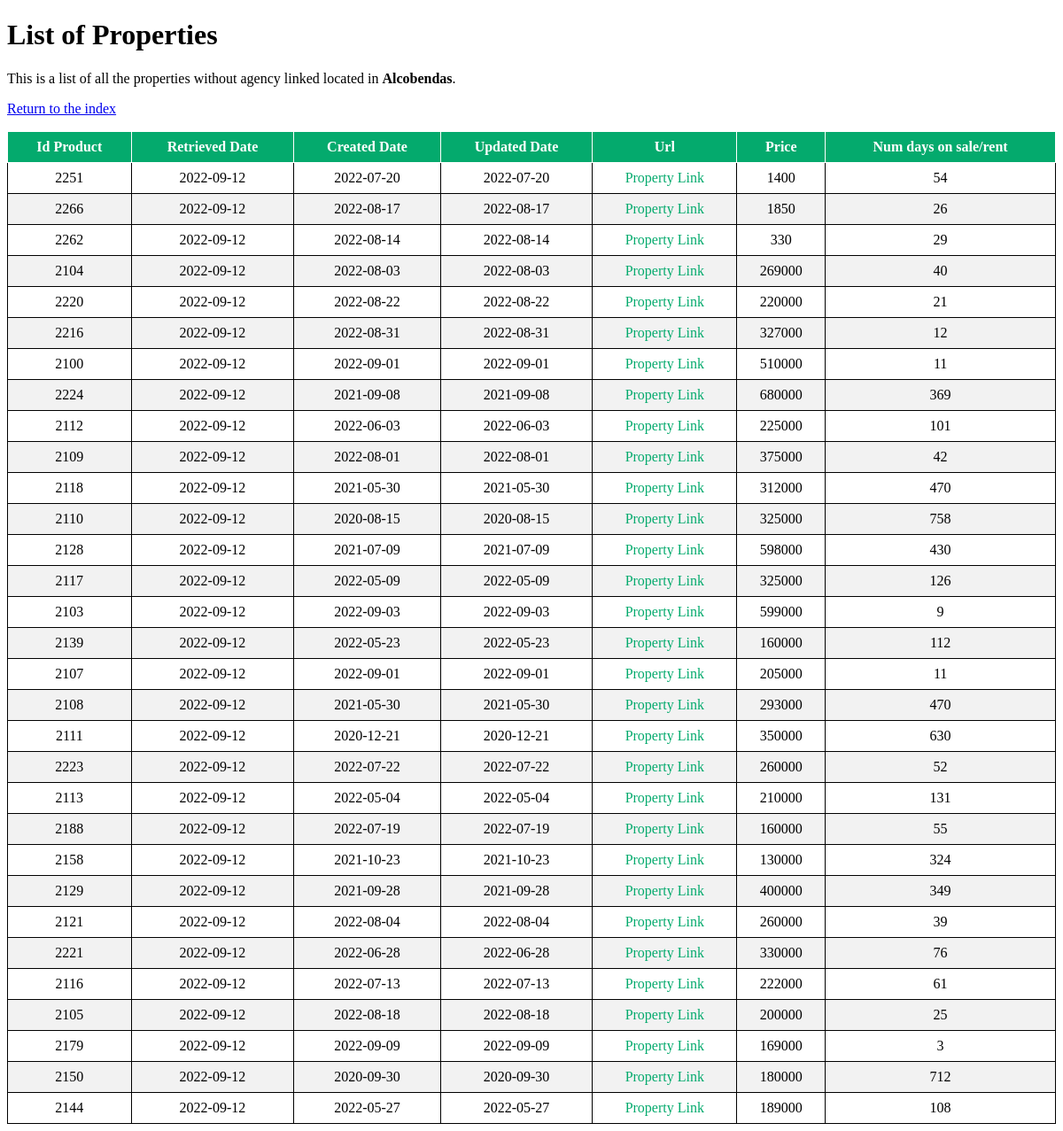
Page /property/Alcobendas on the committed database.
### flask-app/read_db.py (models this page shows)
class Property(db.Model):
    __tablename__ = 'properties'
    id_product = db.Column(db.Integer, primary_key=True)
    retrieved_date = db.Column(db.Date)
    created_date = db.Column(db.Date)
    url = db.Column(db.Text)
    mobile = db.Column(db.Integer)
    agency = db.Column(db.Text)
    real_estate_id = db.Column(db.Integer)
    price = db.Column(db.Integer)
    type_id = db.Column(db.Integer)
    trans_type_id = db.Column(db.Integer)
    location = db.Column(db.Text)
    num_days = db.Column(db.Integer)
    updated_date = db.Column(db.Date)

### flask-app/read_db.py (the view)
@app.route('/property/<location>', methods=['GET', 'POST'])
def property(location):
    properties = Property.query.filter_by(
        type_id=1, location=location).order_by(Property.url).distinct()
    return render_template('list.html', properties=properties, location=location)

### flask-app/templates/list.html (shortened to what this page needs)
<!DOCTYPE html>
<html lang="en">
<head>
    <link rel="stylesheet" type="text/css" href="{{ url_for('static', filename='styles/style.css') }}">
    <link rel="stylesheet" type="text/css" href="{{ url_for('static', filename='styles/tablesort.css') }}">
</head>
<body>
    <h1 class="pt-5 pb-2">List of Properties</h1>
    <p class="lead alert alert-warning">This is a list of all the properties without agency linked located in
        <strong>{{ location }}</strong>.
    </p>
    <p class="ml-4"><a href="{{ url_for('index') }}">Return to the index</a></p>
    <table class="table table-sortable">
        <thead>
            <tr>
                <th>Id Product</th>
                <th>Retrieved Date</th>
                <th>Created Date</th>
                <th>Updated Date</th>
                <th>Url</th>
                <th>Price</th>
                <th>Num days on sale/rent</th>
            </tr>
        </thead>
        <tbody>
            {% for property in properties %}
            <tr>
                <td>{{ property.id_product }}</td>
                <td>{{ property.retrieved_date }}</td>
                <td>{{ property.created_date }}</td>
                <td>{{ property.updated_date }}</td>
                <td>
                    <a class="property_link" href={{ property.url }}>Property Link</a>
                </td>
                <td><a>{{ property.price }}</a></td>
                <td>{{ property.num_days }}</td>
            </tr>
            {% endfor %}
        </tbody>
    </table>
</body>
</html>

### flask-app/static/styles/style.css (style rules this page uses)
table, th, td { border: 1px solid; }
table { width: 100%; border-collapse: collapse; }
th, td { text-align: center; padding: 8px; }
tr:nth-child(even) { background-color: #f2f2f2 }
th { background-color: #04AA6D; color: white; }
a.property_link { text-decoration: none; }
a.property_link:link, a.property_link:visited { color: #04AA6D; }

### flask-app/static/styles/tablesort.css (style rules this page uses)
.table-sortable th { cursor: pointer; }

### rows in the picture
Property: id_product "2251", retrieved_date "2022-09-12", created_date "2022-07-20", updated_date "2022-07-20", price "1400", num_days "54"
Property: id_product "2266", retrieved_date "2022-09-12", created_date "2022-08-17", updated_date "2022-08-17", price "1850", num_days "26"
Property: id_product "2262", retrieved_date "2022-09-12", created_date "2022-08-14", updated_date "2022-08-14", price "330", num_days "29"
Property: id_product "2104", retrieved_date "2022-09-12", created_date "2022-08-03", updated_date "2022-08-03", price "269000", num_days "40"
Property: id_product "2220", retrieved_date "2022-09-12", created_date "2022-08-22", updated_date "2022-08-22", price "220000", num_days "21"
Property: id_product "2216", retrieved_date "2022-09-12", created_date "2022-08-31", updated_date "2022-08-31", price "327000", num_days "12"
Property: id_product "2100", retrieved_date "2022-09-12", created_date "2022-09-01", updated_date "2022-09-01", price "510000", num_days "11"
Property: id_product "2224", retrieved_date "2022-09-12", created_date "2021-09-08", updated_date "2021-09-08", price "680000", num_days "369"
Property: id_product "2112", retrieved_date "2022-09-12", created_date "2022-06-03", updated_date "2022-06-03", price "225000", num_days "101"
Property: id_product "2109", retrieved_date "2022-09-12", created_date "2022-08-01", updated_date "2022-08-01", price "375000", num_days "42"
Property: id_product "2118", retrieved_date "2022-09-12", created_date "2021-05-30", updated_date "2021-05-30", price "312000", num_days "470"
Property: id_product "2110", retrieved_date "2022-09-12", created_date "2020-08-15", updated_date "2020-08-15", price "325000", num_days "758"
Property: id_product "2128", retrieved_date "2022-09-12", created_date "2021-07-09", updated_date "2021-07-09", price "598000", num_days "430"
Property: id_product "2117", retrieved_date "2022-09-12", created_date "2022-05-09", updated_date "2022-05-09", price "325000", num_days "126"
Property: id_product "2103", retrieved_date "2022-09-12", created_date "2022-09-03", updated_date "2022-09-03", price "599000", num_days "9"
Property: id_product "2139", retrieved_date "2022-09-12", created_date "2022-05-23", updated_date "2022-05-23", price "160000", num_days "112"
Property: id_product "2107", retrieved_date "2022-09-12", created_date "2022-09-01", updated_date "2022-09-01", price "205000", num_days "11"
Property: id_product "2108", retrieved_date "2022-09-12", created_date "2021-05-30", updated_date "2021-05-30", price "293000", num_days "470"
Property: id_product "2111", retrieved_date "2022-09-12", created_date "2020-12-21", updated_date "2020-12-21", price "350000", num_days "630"
Property: id_product "2223", retrieved_date "2022-09-12", created_date "2022-07-22", updated_date "2022-07-22", price "260000", num_days "52"
Property: id_product "2113", retrieved_date "2022-09-12", created_date "2022-05-04", updated_date "2022-05-04", price "210000", num_days "131"
Property: id_product "2188", retrieved_date "2022-09-12", created_date "2022-07-19", updated_date "2022-07-19", price "160000", num_days "55"
Property: id_product "2158", retrieved_date "2022-09-12", created_date "2021-10-23", updated_date "2021-10-23", price "130000", num_days "324"
Property: id_product "2129", retrieved_date "2022-09-12", created_date "2021-09-28", updated_date "2021-09-28", price "400000", num_days "349"
Property: id_product "2121", retrieved_date "2022-09-12", created_date "2022-08-04", updated_date "2022-08-04", price "260000", num_days "39"
Property: id_product "2221", retrieved_date "2022-09-12", created_date "2022-06-28", updated_date "2022-06-28", price "330000", num_days "76"
Property: id_product "2116", retrieved_date "2022-09-12", created_date "2022-07-13", updated_date "2022-07-13", price "222000", num_days "61"
Property: id_product "2105", retrieved_date "2022-09-12", created_date "2022-08-18", updated_date "2022-08-18", price "200000", num_days "25"
Property: id_product "2179", retrieved_date "2022-09-12", created_date "2022-09-09", updated_date "2022-09-09", price "169000", num_days "3"
Property: id_product "2150", retrieved_date "2022-09-12", created_date "2020-09-30", updated_date "2020-09-30", price "180000", num_days "712"
Property: id_product "2144", retrieved_date "2022-09-12", created_date "2022-05-27", updated_date "2022-05-27", price "189000", num_days "108"

### other values in the picture
{{ location }} "Alcobendas"
